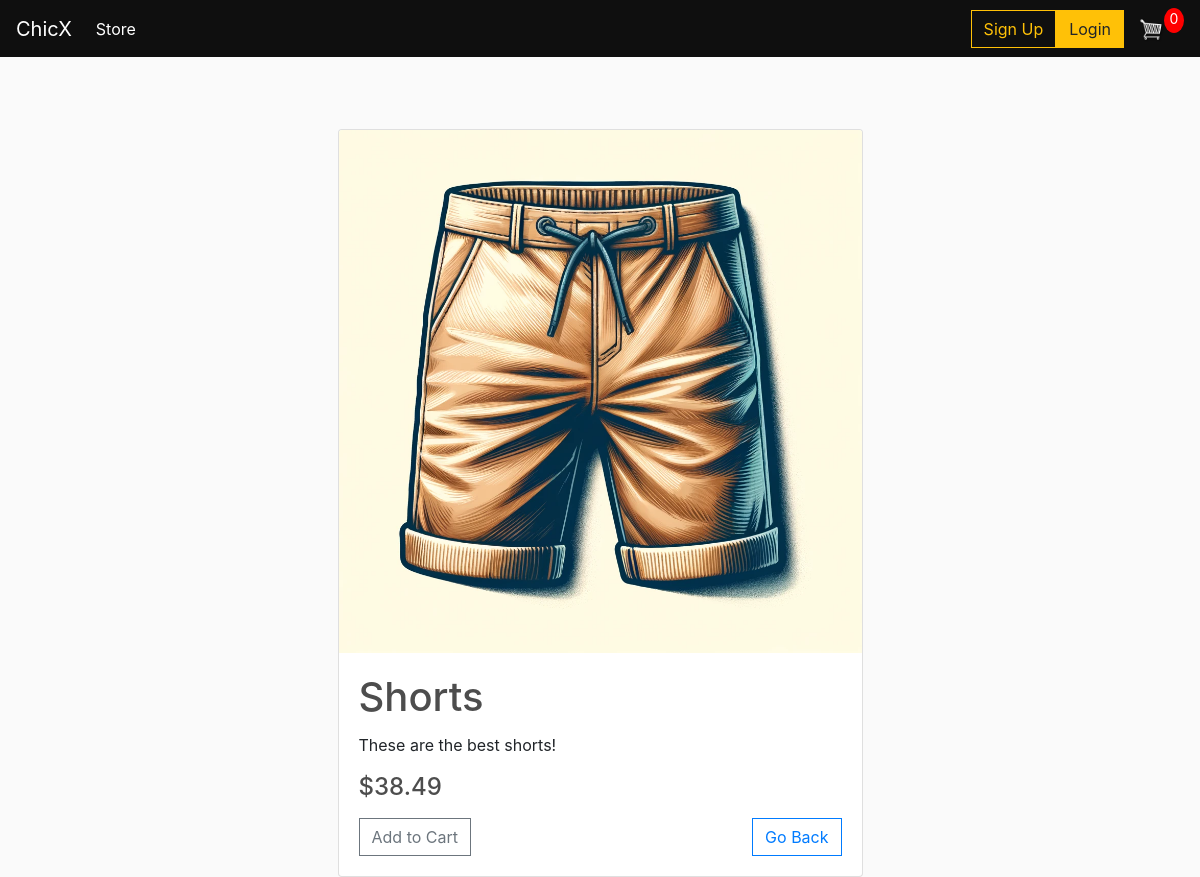
Screenshot of /product/2/ with the database file from the repository.
### store/models.py (models this page shows)
class Product(models.Model):
    name = models.CharField(max_length=200, null=True)
    price = models.DecimalField(max_digits=7, decimal_places=2)
    digital = models.BooleanField(default=False, null=True, blank=False)
    description = models.TextField(blank=True)
    image = models.ImageField(null=True, blank=True)
    sizes = models.ManyToManyField(Size, through=ProductSize)
    colors = models.ManyToManyField(Color, through=ProductColor)

### store/views.py (the view)
# urls.py: path('product/<int:id>/', views.product_detail, name='product_detail'),
def product_detail(request, id):
    product = Product.objects.get(id=id)
    if request.user.is_authenticated:
        customer = request.user.customer
        order, created = Order.objects.get_or_create(customer=customer, complete=False)
        cartItems = order.get_cart_items
    else:
        cartItems = 0
    context = {'product': product, 'cartItems': cartItems}
    return render(request, 'store/product_detail.html', context)

### store/templates/store/product_detail.html (shortened to what this page needs)
<!DOCTYPE html>
<html lang="en">
<head>
    {% extends 'store/main.html' %}
{% block content %}
<div class="container mt-5">
    <div class="row justify-content-center">
        <div class="col-md-6">
            <div class="card">
                <img src="{{ product.image.url }}" class="card-img-top" alt="{{ product.name }}">
                <div class="card-body">
                    <h1 class="card-title">{{ product.name }}</h1>
                    <p class="card-text">{{ product.description }}</p>
                    <h4>${{ product.price }}</h4>
                    <div class="d-flex justify-content-between mt-3">
                        <button data-product="{{ product.id }}" data-action="add"
                                class="btn btn-outline-secondary add-btn update-cart">Add to Cart
                        </button>
                        <a href="{% url 'store' %}" class="btn btn-outline-primary">Go Back</a>
                    </div>
                </div>
            </div>
        </div>
    </div>
</div>
{% endblock content %}

### static/css/main.css (style rules this page uses)
:root { --obsidian-black: #0f0f0f; }
body { background-color: hsl(0, 0%, 98%); }
h1, h2, h3, h4, h5, h6 { color: hsl(0, 0%, 30%); }
.btn { border-radius: 0; }

### rows the page displays
Product: image (picture), name "Shorts", description "These are the best shorts!", price "38.49"

### other values shown
{{ cartItems }} "0"
